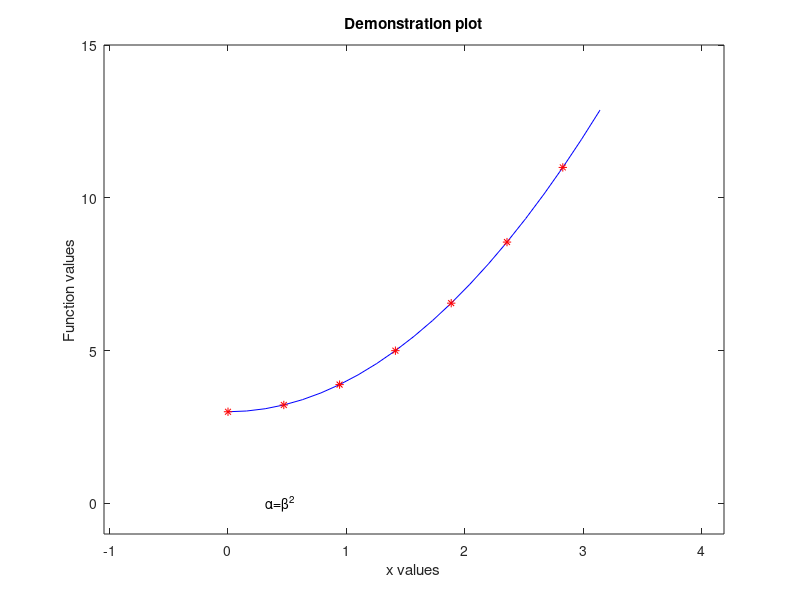

Recreate this plot in MATLAB.
x = 0:pi/20:pi;
n = length(x);
r = 1:n/7:n;
y = x.^2+3;
plot(x,y,'b',x(r),y(r),'r*')
axis([-pi/3 pi+pi/3 -1 15])
xlabel('x values')
ylabel('Function values')
title('Demonstration plot')
text(pi/10,0,'\alpha=\beta^2')